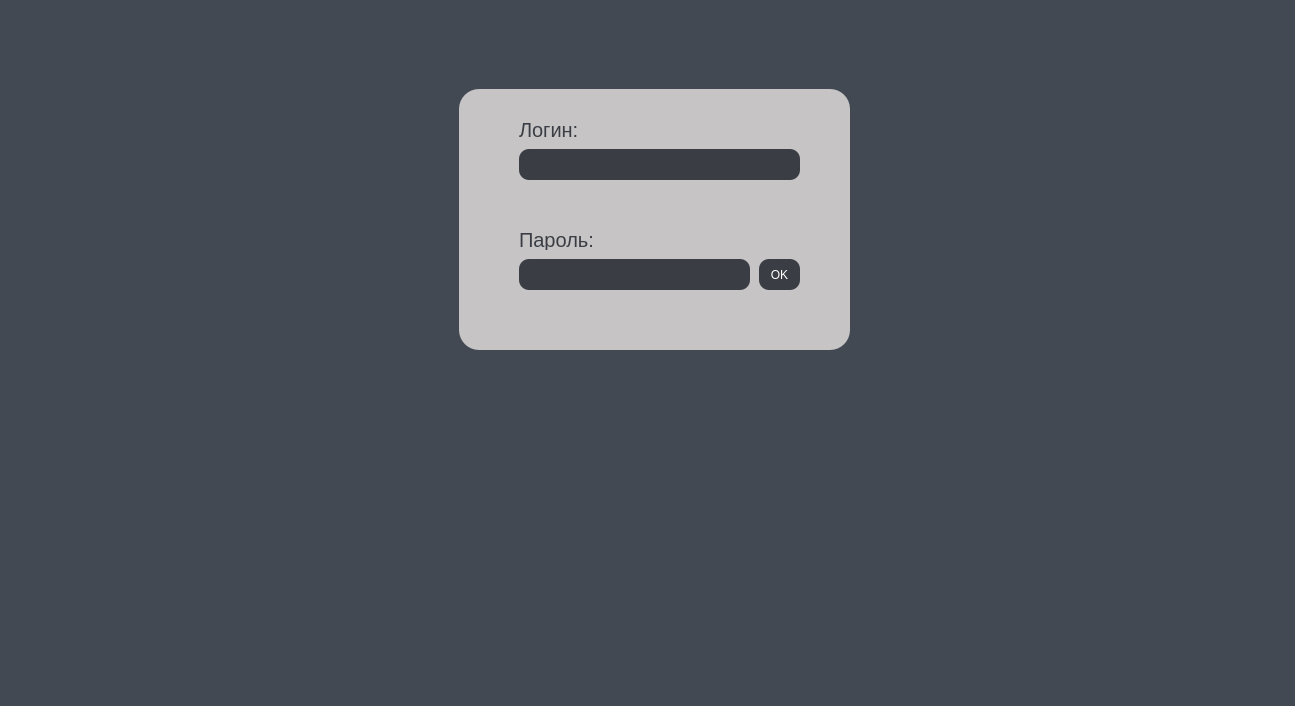
<?xml version="1.0" encoding="UTF-8"?>
<ui version="4.0">
 <class>MainWindow</class>
 <widget class="QMainWindow" name="MainWindow">
  <property name="geometry">
   <rect>
    <x>0</x>
    <y>0</y>
    <width>1295</width>
    <height>706</height>
   </rect>
  </property>
  <property name="minimumSize">
   <size>
    <width>1295</width>
    <height>706</height>
   </size>
  </property>
  <property name="maximumSize">
   <size>
    <width>1295</width>
    <height>706</height>
   </size>
  </property>
  <property name="windowTitle">
   <string>MainWindow</string>
  </property>
  <property name="styleSheet">
   <string notr="true">background-color: #c6c4c5;</string>
  </property>
  <widget class="QWidget" name="centralwidget">
   <property name="enabled">
    <bool>true</bool>
   </property>
   <widget class="QWidget" name="info" native="true">
    <property name="geometry">
     <rect>
      <x>0</x>
      <y>0</y>
      <width>1301</width>
      <height>131</height>
     </rect>
    </property>
    <property name="styleSheet">
     <string notr="true">background-color: #424953;</string>
    </property>
    <widget class="QPushButton" name="addMen">
     <property name="geometry">
      <rect>
       <x>20</x>
       <y>20</y>
       <width>191</width>
       <height>31</height>
      </rect>
     </property>
     <property name="styleSheet">
      <string notr="true">background-color: #5a6068;
border-radius: 15px;
color: white;</string>
     </property>
     <property name="text">
      <string>Назначить человека</string>
     </property>
    </widget>
    <widget class="QLabel" name="men">
     <property name="geometry">
      <rect>
       <x>20</x>
       <y>50</y>
       <width>1251</width>
       <height>71</height>
      </rect>
     </property>
     <property name="styleSheet">
      <string notr="true">color: white;
font-size: 20px;</string>
     </property>
     <property name="text">
      <string>Сотрудник не назначен :(</string>
     </property>
    </widget>
   </widget>
   <widget class="QPushButton" name="pushButton_2">
    <property name="geometry">
     <rect>
      <x>200</x>
      <y>150</y>
      <width>181</width>
      <height>41</height>
     </rect>
    </property>
    <property name="styleSheet">
     <string notr="true">color: white;
background-color: #3a3e44;
border-radius: 15px;</string>
    </property>
    <property name="text">
     <string>Добавить комплектующие</string>
    </property>
   </widget>
   <widget class="QTableView" name="tableView">
    <property name="geometry">
     <rect>
      <x>10</x>
      <y>240</y>
      <width>371</width>
      <height>451</height>
     </rect>
    </property>
    <property name="styleSheet">
     <string notr="true">background-color: #3a3e44;
color: white;
font-size: 16px;
border-radius: 10px;</string>
    </property>
   </widget>
   <widget class="QPushButton" name="addMen_2">
    <property name="geometry">
     <rect>
      <x>10</x>
      <y>150</y>
      <width>171</width>
      <height>41</height>
     </rect>
    </property>
    <property name="styleSheet">
     <string notr="true">color: white;
background-color: #3a3e44;
border-radius: 15px;</string>
    </property>
    <property name="text">
     <string>Добавить оборудование</string>
    </property>
   </widget>
   <widget class="QPushButton" name="addMen_3">
    <property name="geometry">
     <rect>
      <x>1190</x>
      <y>200</y>
      <width>91</width>
      <height>31</height>
     </rect>
    </property>
    <property name="styleSheet">
     <string notr="true">color: white;
background-color: #3a3e44;
border-radius: 15px;</string>
    </property>
    <property name="text">
     <string>Очистить</string>
    </property>
   </widget>
   <widget class="Line" name="line">
    <property name="geometry">
     <rect>
      <x>850</x>
      <y>150</y>
      <width>51</width>
      <height>541</height>
     </rect>
    </property>
    <property name="styleSheet">
     <string notr="true"/>
    </property>
    <property name="orientation">
     <enum>Qt::Orientation::Vertical</enum>
    </property>
   </widget>
   <widget class="QTableView" name="tableView_2">
    <property name="geometry">
     <rect>
      <x>390</x>
      <y>240</y>
      <width>451</width>
      <height>451</height>
     </rect>
    </property>
    <property name="styleSheet">
     <string notr="true">background-color: #3a3e44;
color: white;
font-size: 16px;
border-radius: 10px;</string>
    </property>
   </widget>
   <widget class="QWidget" name="widget" native="true">
    <property name="geometry">
     <rect>
      <x>10</x>
      <y>200</y>
      <width>371</width>
      <height>31</height>
     </rect>
    </property>
    <property name="styleSheet">
     <string notr="true">background-color: #3a3e44;
color: white;
font-size: 16px;
border-radius: 10px;</string>
    </property>
    <widget class="QLabel" name="label">
     <property name="geometry">
      <rect>
       <x>110</x>
       <y>0</y>
       <width>141</width>
       <height>31</height>
      </rect>
     </property>
     <property name="styleSheet">
      <string notr="true">color: white;
font-size: 20px;
background-color: #3a3e44;
border-radius: 15px;</string>
     </property>
     <property name="text">
      <string>Оборудование</string>
     </property>
    </widget>
   </widget>
   <widget class="QWidget" name="widget_2" native="true">
    <property name="geometry">
     <rect>
      <x>390</x>
      <y>200</y>
      <width>451</width>
      <height>31</height>
     </rect>
    </property>
    <property name="styleSheet">
     <string notr="true">background-color: #3a3e44;
color: white;
font-size: 16px;
border-radius: 10px;</string>
    </property>
    <widget class="QLabel" name="label_2">
     <property name="geometry">
      <rect>
       <x>140</x>
       <y>0</y>
       <width>161</width>
       <height>31</height>
      </rect>
     </property>
     <property name="styleSheet">
      <string notr="true">color: white;
font-size: 20px;
background-color: #3a3e44;
border-radius: 15px;</string>
     </property>
     <property name="text">
      <string>Комплектующие</string>
     </property>
    </widget>
   </widget>
   <widget class="QLabel" name="label_3">
    <property name="geometry">
     <rect>
      <x>20</x>
      <y>270</y>
      <width>71</width>
      <height>31</height>
     </rect>
    </property>
    <property name="styleSheet">
     <string notr="true">color: white;
font-size: 15px;
background-color: #3a3e44;
border-radius: 15px;</string>
    </property>
    <property name="text">
     <string>Мышка:</string>
    </property>
   </widget>
   <widget class="Line" name="line_2">
    <property name="geometry">
     <rect>
      <x>20</x>
      <y>300</y>
      <width>351</width>
      <height>16</height>
     </rect>
    </property>
    <property name="styleSheet">
     <string notr="true">background-color: #3a3e44;</string>
    </property>
    <property name="orientation">
     <enum>Qt::Orientation::Horizontal</enum>
    </property>
   </widget>
   <widget class="QLabel" name="label_4">
    <property name="geometry">
     <rect>
      <x>20</x>
      <y>350</y>
      <width>91</width>
      <height>31</height>
     </rect>
    </property>
    <property name="styleSheet">
     <string notr="true">color: white;
font-size: 15px;
background-color: #3a3e44;
border-radius: 15px;</string>
    </property>
    <property name="text">
     <string>Клавиатура:</string>
    </property>
   </widget>
   <widget class="Line" name="line_3">
    <property name="geometry">
     <rect>
      <x>20</x>
      <y>380</y>
      <width>351</width>
      <height>16</height>
     </rect>
    </property>
    <property name="styleSheet">
     <string notr="true">background-color: #3a3e44;</string>
    </property>
    <property name="orientation">
     <enum>Qt::Orientation::Horizontal</enum>
    </property>
   </widget>
   <widget class="QLabel" name="label_5">
    <property name="geometry">
     <rect>
      <x>20</x>
      <y>440</y>
      <width>71</width>
      <height>31</height>
     </rect>
    </property>
    <property name="styleSheet">
     <string notr="true">color: white;
font-size: 15px;
background-color: #3a3e44;
border-radius: 15px;</string>
    </property>
    <property name="text">
     <string>Монитор:</string>
    </property>
   </widget>
   <widget class="Line" name="line_4">
    <property name="geometry">
     <rect>
      <x>20</x>
      <y>470</y>
      <width>351</width>
      <height>16</height>
     </rect>
    </property>
    <property name="styleSheet">
     <string notr="true">background-color: #3a3e44;</string>
    </property>
    <property name="orientation">
     <enum>Qt::Orientation::Horizontal</enum>
    </property>
   </widget>
   <widget class="QLabel" name="label_6">
    <property name="geometry">
     <rect>
      <x>20</x>
      <y>530</y>
      <width>81</width>
      <height>31</height>
     </rect>
    </property>
    <property name="styleSheet">
     <string notr="true">color: white;
font-size: 15px;
background-color: #3a3e44;
border-radius: 15px;</string>
    </property>
    <property name="text">
     <string>Наушники:</string>
    </property>
   </widget>
   <widget class="Line" name="line_5">
    <property name="geometry">
     <rect>
      <x>20</x>
      <y>560</y>
      <width>351</width>
      <height>16</height>
     </rect>
    </property>
    <property name="styleSheet">
     <string notr="true">background-color: #3a3e44;</string>
    </property>
    <property name="orientation">
     <enum>Qt::Orientation::Horizontal</enum>
    </property>
   </widget>
   <widget class="QLabel" name="label_7">
    <property name="geometry">
     <rect>
      <x>20</x>
      <y>620</y>
      <width>81</width>
      <height>31</height>
     </rect>
    </property>
    <property name="styleSheet">
     <string notr="true">color: white;
font-size: 15px;
background-color: #3a3e44;
border-radius: 15px;</string>
    </property>
    <property name="text">
     <string>Микрофон:</string>
    </property>
   </widget>
   <widget class="Line" name="line_6">
    <property name="geometry">
     <rect>
      <x>20</x>
      <y>650</y>
      <width>351</width>
      <height>16</height>
     </rect>
    </property>
    <property name="styleSheet">
     <string notr="true">background-color: #3a3e44;</string>
    </property>
    <property name="orientation">
     <enum>Qt::Orientation::Horizontal</enum>
    </property>
   </widget>
   <widget class="QLabel" name="miskaL">
    <property name="geometry">
     <rect>
      <x>80</x>
      <y>270</y>
      <width>291</width>
      <height>31</height>
     </rect>
    </property>
    <property name="styleSheet">
     <string notr="true">background-color: #3a3e44;
color: white;
font-size: 16px;
border-radius: 10px;</string>
    </property>
    <property name="text">
     <string/>
    </property>
   </widget>
   <widget class="QLabel" name="klavaL">
    <property name="geometry">
     <rect>
      <x>110</x>
      <y>350</y>
      <width>261</width>
      <height>31</height>
     </rect>
    </property>
    <property name="styleSheet">
     <string notr="true">background-color: #3a3e44;
color: white;
font-size: 16px;
border-radius: 10px;</string>
    </property>
    <property name="text">
     <string/>
    </property>
   </widget>
   <widget class="QLabel" name="moniL">
    <property name="geometry">
     <rect>
      <x>90</x>
      <y>440</y>
      <width>281</width>
      <height>31</height>
     </rect>
    </property>
    <property name="styleSheet">
     <string notr="true">background-color: #3a3e44;
color: white;
font-size: 16px;
border-radius: 10px;</string>
    </property>
    <property name="text">
     <string/>
    </property>
   </widget>
   <widget class="QLabel" name="yshiL">
    <property name="geometry">
     <rect>
      <x>100</x>
      <y>530</y>
      <width>271</width>
      <height>31</height>
     </rect>
    </property>
    <property name="styleSheet">
     <string notr="true">background-color: #3a3e44;
color: white;
font-size: 16px;
border-radius: 10px;</string>
    </property>
    <property name="text">
     <string/>
    </property>
   </widget>
   <widget class="QLabel" name="mikroL">
    <property name="geometry">
     <rect>
      <x>100</x>
      <y>620</y>
      <width>271</width>
      <height>31</height>
     </rect>
    </property>
    <property name="styleSheet">
     <string notr="true">background-color: #3a3e44;
color: white;
font-size: 16px;
border-radius: 10px;</string>
    </property>
    <property name="text">
     <string/>
    </property>
   </widget>
   <widget class="Line" name="line_7">
    <property name="geometry">
     <rect>
      <x>400</x>
      <y>300</y>
      <width>431</width>
      <height>16</height>
     </rect>
    </property>
    <property name="styleSheet">
     <string notr="true">background-color: #3a3e44;</string>
    </property>
    <property name="orientation">
     <enum>Qt::Orientation::Horizontal</enum>
    </property>
   </widget>
   <widget class="Line" name="line_8">
    <property name="geometry">
     <rect>
      <x>400</x>
      <y>380</y>
      <width>431</width>
      <height>16</height>
     </rect>
    </property>
    <property name="styleSheet">
     <string notr="true">background-color: #3a3e44;</string>
    </property>
    <property name="orientation">
     <enum>Qt::Orientation::Horizontal</enum>
    </property>
   </widget>
   <widget class="Line" name="line_9">
    <property name="geometry">
     <rect>
      <x>400</x>
      <y>470</y>
      <width>431</width>
      <height>16</height>
     </rect>
    </property>
    <property name="styleSheet">
     <string notr="true">background-color: #3a3e44;</string>
    </property>
    <property name="orientation">
     <enum>Qt::Orientation::Horizontal</enum>
    </property>
   </widget>
   <widget class="Line" name="line_10">
    <property name="geometry">
     <rect>
      <x>400</x>
      <y>560</y>
      <width>431</width>
      <height>16</height>
     </rect>
    </property>
    <property name="styleSheet">
     <string notr="true">background-color: #3a3e44;</string>
    </property>
    <property name="orientation">
     <enum>Qt::Orientation::Horizontal</enum>
    </property>
   </widget>
   <widget class="Line" name="line_11">
    <property name="geometry">
     <rect>
      <x>400</x>
      <y>650</y>
      <width>431</width>
      <height>16</height>
     </rect>
    </property>
    <property name="styleSheet">
     <string notr="true">background-color: #3a3e44;</string>
    </property>
    <property name="orientation">
     <enum>Qt::Orientation::Horizontal</enum>
    </property>
   </widget>
   <widget class="QLabel" name="label_8">
    <property name="geometry">
     <rect>
      <x>400</x>
      <y>270</y>
      <width>81</width>
      <height>31</height>
     </rect>
    </property>
    <property name="styleSheet">
     <string notr="true">color: white;
font-size: 15px;
background-color: #3a3e44;
border-radius: 15px;</string>
    </property>
    <property name="text">
     <string>Процессор:</string>
    </property>
   </widget>
   <widget class="QLabel" name="label_9">
    <property name="geometry">
     <rect>
      <x>400</x>
      <y>350</y>
      <width>101</width>
      <height>31</height>
     </rect>
    </property>
    <property name="styleSheet">
     <string notr="true">color: white;
font-size: 15px;
background-color: #3a3e44;
border-radius: 15px;</string>
    </property>
    <property name="text">
     <string>Блок питания:</string>
    </property>
   </widget>
   <widget class="QLabel" name="label_10">
    <property name="geometry">
     <rect>
      <x>400</x>
      <y>440</y>
      <width>141</width>
      <height>31</height>
     </rect>
    </property>
    <property name="styleSheet">
     <string notr="true">color: white;
font-size: 15px;
background-color: #3a3e44;
border-radius: 15px;</string>
    </property>
    <property name="text">
     <string>Материнская плата:</string>
    </property>
   </widget>
   <widget class="QLabel" name="label_11">
    <property name="geometry">
     <rect>
      <x>400</x>
      <y>530</y>
      <width>141</width>
      <height>31</height>
     </rect>
    </property>
    <property name="styleSheet">
     <string notr="true">color: white;
font-size: 15px;
background-color: #3a3e44;
border-radius: 15px;</string>
    </property>
    <property name="text">
     <string>Видеокарта:</string>
    </property>
   </widget>
   <widget class="QLabel" name="label_12">
    <property name="geometry">
     <rect>
      <x>400</x>
      <y>620</y>
      <width>141</width>
      <height>31</height>
     </rect>
    </property>
    <property name="styleSheet">
     <string notr="true">color: white;
font-size: 15px;
background-color: #3a3e44;
border-radius: 15px;</string>
    </property>
    <property name="text">
     <string>Память:</string>
    </property>
   </widget>
   <widget class="QLabel" name="procL">
    <property name="geometry">
     <rect>
      <x>490</x>
      <y>270</y>
      <width>331</width>
      <height>31</height>
     </rect>
    </property>
    <property name="styleSheet">
     <string notr="true">background-color: #3a3e44;
color: white;
font-size: 16px;
border-radius: 10px;</string>
    </property>
    <property name="text">
     <string/>
    </property>
   </widget>
   <widget class="QLabel" name="bpL">
    <property name="geometry">
     <rect>
      <x>510</x>
      <y>350</y>
      <width>321</width>
      <height>31</height>
     </rect>
    </property>
    <property name="styleSheet">
     <string notr="true">background-color: #3a3e44;
color: white;
font-size: 16px;
border-radius: 10px;</string>
    </property>
    <property name="text">
     <string/>
    </property>
   </widget>
   <widget class="QLabel" name="mamaL">
    <property name="geometry">
     <rect>
      <x>550</x>
      <y>440</y>
      <width>281</width>
      <height>31</height>
     </rect>
    </property>
    <property name="styleSheet">
     <string notr="true">background-color: #3a3e44;
color: white;
font-size: 16px;
border-radius: 10px;</string>
    </property>
    <property name="text">
     <string/>
    </property>
   </widget>
   <widget class="QLabel" name="vidoKL">
    <property name="geometry">
     <rect>
      <x>490</x>
      <y>530</y>
      <width>341</width>
      <height>31</height>
     </rect>
    </property>
    <property name="styleSheet">
     <string notr="true">background-color: #3a3e44;
color: white;
font-size: 16px;
border-radius: 10px;</string>
    </property>
    <property name="text">
     <string/>
    </property>
   </widget>
   <widget class="QLabel" name="pamatL">
    <property name="geometry">
     <rect>
      <x>460</x>
      <y>620</y>
      <width>371</width>
      <height>31</height>
     </rect>
    </property>
    <property name="styleSheet">
     <string notr="true">background-color: #3a3e44;
color: white;
font-size: 16px;
border-radius: 10px;</string>
    </property>
    <property name="text">
     <string/>
    </property>
   </widget>
   <widget class="QPushButton" name="pushButton">
    <property name="geometry">
     <rect>
      <x>350</x>
      <y>280</y>
      <width>16</width>
      <height>16</height>
     </rect>
    </property>
    <property name="styleSheet">
     <string notr="true">color: white;
background-color: #c6c4c5;
border-radius: 5px;</string>
    </property>
    <property name="text">
     <string/>
    </property>
   </widget>
   <widget class="QPushButton" name="pushButton_5">
    <property name="geometry">
     <rect>
      <x>350</x>
      <y>360</y>
      <width>16</width>
      <height>16</height>
     </rect>
    </property>
    <property name="styleSheet">
     <string notr="true">color: white;
background-color: #c6c4c5;
border-radius: 5px;</string>
    </property>
    <property name="text">
     <string/>
    </property>
   </widget>
   <widget class="QPushButton" name="pushButton_6">
    <property name="geometry">
     <rect>
      <x>350</x>
      <y>450</y>
      <width>16</width>
      <height>16</height>
     </rect>
    </property>
    <property name="styleSheet">
     <string notr="true">color: white;
background-color: #c6c4c5;
border-radius: 5px;</string>
    </property>
    <property name="text">
     <string/>
    </property>
   </widget>
   <widget class="QPushButton" name="pushButton_7">
    <property name="geometry">
     <rect>
      <x>350</x>
      <y>540</y>
      <width>16</width>
      <height>16</height>
     </rect>
    </property>
    <property name="styleSheet">
     <string notr="true">color: white;
background-color: #c6c4c5;
border-radius: 5px;</string>
    </property>
    <property name="text">
     <string/>
    </property>
   </widget>
   <widget class="QPushButton" name="pushButton_8">
    <property name="geometry">
     <rect>
      <x>350</x>
      <y>630</y>
      <width>16</width>
      <height>16</height>
     </rect>
    </property>
    <property name="styleSheet">
     <string notr="true">color: white;
background-color: #c6c4c5;
border-radius: 5px;</string>
    </property>
    <property name="text">
     <string/>
    </property>
   </widget>
   <widget class="QPushButton" name="pushButton_9">
    <property name="geometry">
     <rect>
      <x>810</x>
      <y>280</y>
      <width>16</width>
      <height>16</height>
     </rect>
    </property>
    <property name="styleSheet">
     <string notr="true">color: white;
background-color: #c6c4c5;
border-radius: 5px;</string>
    </property>
    <property name="text">
     <string/>
    </property>
   </widget>
   <widget class="QPushButton" name="pushButton_10">
    <property name="geometry">
     <rect>
      <x>810</x>
      <y>360</y>
      <width>16</width>
      <height>16</height>
     </rect>
    </property>
    <property name="styleSheet">
     <string notr="true">color: white;
background-color: #c6c4c5;
border-radius: 5px;</string>
    </property>
    <property name="text">
     <string/>
    </property>
   </widget>
   <widget class="QPushButton" name="pushButton_11">
    <property name="geometry">
     <rect>
      <x>810</x>
      <y>450</y>
      <width>16</width>
      <height>16</height>
     </rect>
    </property>
    <property name="styleSheet">
     <string notr="true">color: white;
background-color: #c6c4c5;
border-radius: 5px;</string>
    </property>
    <property name="text">
     <string/>
    </property>
   </widget>
   <widget class="QPushButton" name="pushButton_12">
    <property name="geometry">
     <rect>
      <x>810</x>
      <y>540</y>
      <width>16</width>
      <height>16</height>
     </rect>
    </property>
    <property name="styleSheet">
     <string notr="true">color: white;
background-color: #c6c4c5;
border-radius: 5px;</string>
    </property>
    <property name="text">
     <string/>
    </property>
   </widget>
   <widget class="QPushButton" name="pushButton_13">
    <property name="geometry">
     <rect>
      <x>810</x>
      <y>630</y>
      <width>16</width>
      <height>16</height>
     </rect>
    </property>
    <property name="styleSheet">
     <string notr="true">color: white;
background-color: #c6c4c5;
border-radius: 5px;</string>
    </property>
    <property name="text">
     <string/>
    </property>
   </widget>
   <widget class="QWidget" name="widget_3" native="true">
    <property name="geometry">
     <rect>
      <x>910</x>
      <y>200</y>
      <width>271</width>
      <height>31</height>
     </rect>
    </property>
    <property name="styleSheet">
     <string notr="true">background-color: #3a3e44;
color: white;
font-size: 16px;
border-radius: 10px;</string>
    </property>
    <widget class="QLabel" name="label_13">
     <property name="geometry">
      <rect>
       <x>90</x>
       <y>0</y>
       <width>101</width>
       <height>31</height>
      </rect>
     </property>
     <property name="styleSheet">
      <string notr="true">color: white;
font-size: 20px;
background-color: #3a3e44;
border-radius: 15px;</string>
     </property>
     <property name="text">
      <string>Состояние</string>
     </property>
    </widget>
   </widget>
   <widget class="QWidget" name="widget_4" native="true">
    <property name="geometry">
     <rect>
      <x>909</x>
      <y>239</y>
      <width>371</width>
      <height>451</height>
     </rect>
    </property>
    <property name="styleSheet">
     <string notr="true">background-color: #3a3e44;
color: white;
font-size: 16px;
border-radius: 10px;</string>
    </property>
    <widget class="QScrollArea" name="scrollArea">
     <property name="geometry">
      <rect>
       <x>9</x>
       <y>9</y>
       <width>351</width>
       <height>431</height>
      </rect>
     </property>
     <property name="widgetResizable">
      <bool>true</bool>
     </property>
     <widget class="QWidget" name="scrollAreaWidgetContents">
      <property name="geometry">
       <rect>
        <x>0</x>
        <y>0</y>
        <width>351</width>
        <height>431</height>
       </rect>
      </property>
     </widget>
    </widget>
   </widget>
   <widget class="QWidget" name="reger" native="true">
    <property name="geometry">
     <rect>
      <x>-1</x>
      <y>-1</y>
      <width>1301</width>
      <height>711</height>
     </rect>
    </property>
    <property name="styleSheet">
     <string notr="true">background-color: #424953;</string>
    </property>
    <widget class="QWidget" name="widget_5" native="true">
     <property name="geometry">
      <rect>
       <x>460</x>
       <y>90</y>
       <width>391</width>
       <height>261</height>
      </rect>
     </property>
     <property name="styleSheet">
      <string notr="true">border-radius: 20px;
background-color: #c6c4c5;</string>
     </property>
     <widget class="QLabel" name="label_14">
      <property name="geometry">
       <rect>
        <x>60</x>
        <y>30</y>
        <width>271</width>
        <height>21</height>
       </rect>
      </property>
      <property name="styleSheet">
       <string notr="true">border-radius: 10px; 
color: #3a3e44;
font-size:20px;
background-color: #c6c4c5;</string>
      </property>
      <property name="text">
       <string>Логин:</string>
      </property>
     </widget>
     <widget class="QLabel" name="label_15">
      <property name="geometry">
       <rect>
        <x>60</x>
        <y>140</y>
        <width>271</width>
        <height>21</height>
       </rect>
      </property>
      <property name="styleSheet">
       <string notr="true">border-radius: 10px; 
color: #3a3e44;
font-size:20px;
background-color: #c6c4c5;</string>
      </property>
      <property name="text">
       <string>Пароль:</string>
      </property>
     </widget>
    </widget>
    <widget class="QLineEdit" name="login">
     <property name="geometry">
      <rect>
       <x>520</x>
       <y>150</y>
       <width>281</width>
       <height>31</height>
      </rect>
     </property>
     <property name="styleSheet">
      <string notr="true">border-radius: 10px; 
color: white;
background-color: #3a3e44;</string>
     </property>
    </widget>
    <widget class="QLineEdit" name="password">
     <property name="geometry">
      <rect>
       <x>520</x>
       <y>260</y>
       <width>231</width>
       <height>31</height>
      </rect>
     </property>
     <property name="styleSheet">
      <string notr="true">border-radius: 10px; 
color: white;
background-color: #3a3e44;</string>
     </property>
    </widget>
    <widget class="QPushButton" name="pushButton_3">
     <property name="geometry">
      <rect>
       <x>760</x>
       <y>260</y>
       <width>41</width>
       <height>31</height>
      </rect>
     </property>
     <property name="styleSheet">
      <string notr="true">border-radius: 10px; 
color: white;
background-color: #3a3e44;</string>
     </property>
     <property name="text">
      <string>OK</string>
     </property>
    </widget>
    <widget class="QLabel" name="ppo">
     <property name="geometry">
      <rect>
       <x>410</x>
       <y>360</y>
       <width>531</width>
       <height>41</height>
      </rect>
     </property>
     <property name="styleSheet">
      <string notr="true">border-radius: 10px; 
color: red;
font-size:20px;</string>
     </property>
     <property name="text">
      <string/>
     </property>
    </widget>
   </widget>
  </widget>
 </widget>
 <resources/>
 <connections/>
</ui>
